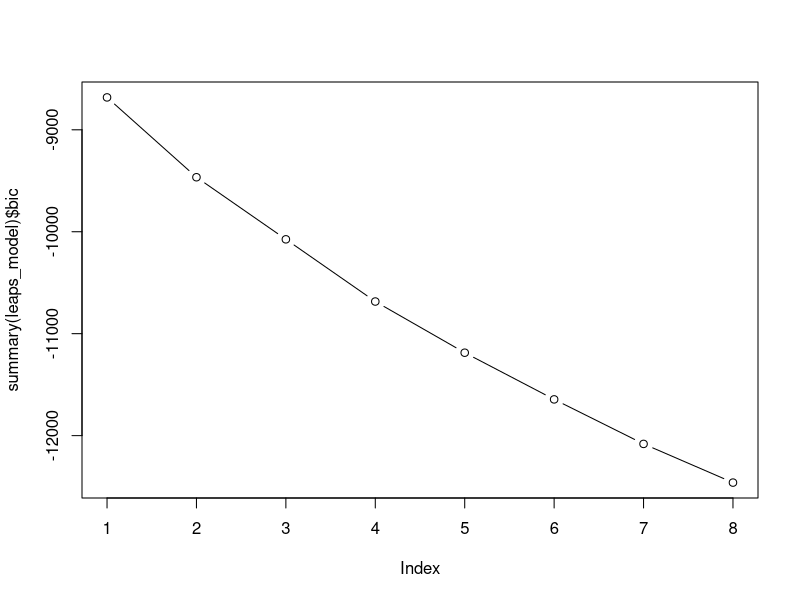
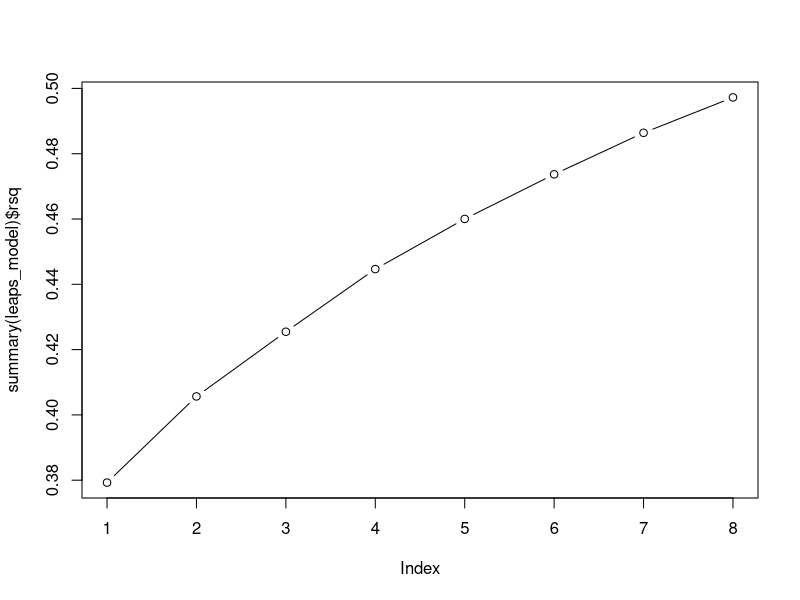
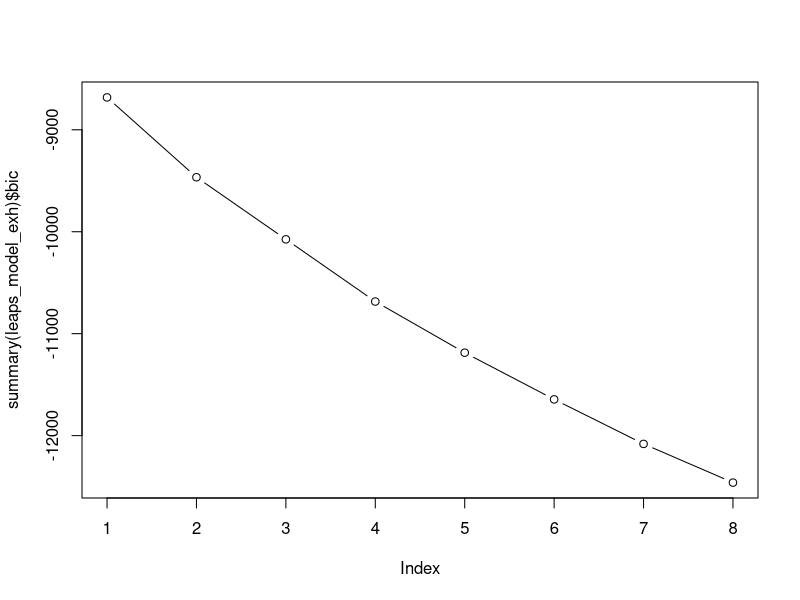
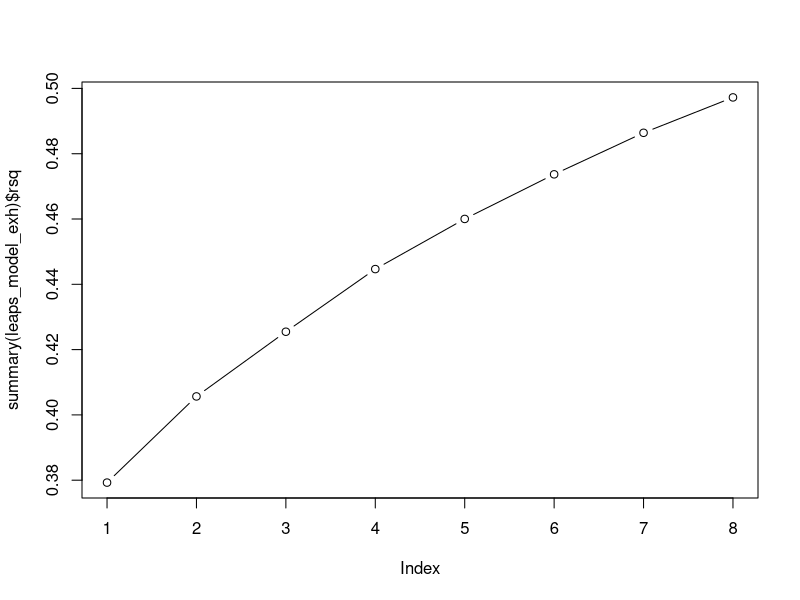

Write the R code that produced these figures, in order. (Note: this script raises an error after producing the figures.)
library(tidyverse)
library(modelr)
library(leaps)
library(ggfortify)

# Load Data
avocado <- read_csv("data/clean_avocado.csv") %>% 
  select(-is_weekday)

# check for redundant variables
alias(lm(average_price ~ ., data = avocado))
    # finding a dependency with is_weekday because it is broken so I have removed this above.

# find variables with leaps forward selection
leaps_model <- regsubsets(average_price ~ ., data = avocado, method = "forward")
# See what's in model
plot(summary(leaps_model)$bic, type = "b")
   # shows that model with 8 variables has the lowest bic
plot(summary(leaps_model)$rsq, type = "b")
   # shows that adding predictors has an impact on R squared up to 8 variables.
# See which variables are included at the level with 8 variables
summary(leaps_model)$which[8, ]
  # type, year, month, some regions
  # year and month are currently not useful indicators as they are set as numerics


# Find variables with leaps exhaustive selection
leaps_model_exh <- regsubsets(average_price ~ ., data = avocado, method = "exhaustive", nvmax = 8, really.big = TRUE)
# See what's in model
plot(summary(leaps_model_exh)$bic, type = "b")
   # shows that lowest BIC is around 8 variables
plot(summary(leaps_model_exh)$rsq, type = "b")
   # shows that adding predictors has an impact on R squared up to 8 variables
summary(leaps_model_exh)$which[8, ]
    # best model includes type, year, month and some regions

# Explore variables with ggally:ggpairs
avocado %>%
  ggpairs(columns = c("average_price", "type", "year", "month"))
  # month has some correlation, year has some correlation and type looks most significant

# Calculate correlation score for weekday
avocado %>% 
  summarise(cor(average_price, is_weekday))
    # none - decision to discount LD 

# Test Year, Region and Month
mod_type <-  lm(average_price ~ type, data = avocado)
mod_type_year <- lm(average_price ~ type + year, data = avocado)
mod_type_region <- lm(average_price ~ type + region, data = avocado)
mod_type_month <- lm(average_price ~ type + month, data = avocado)

# Year
summary(mod_type_year)
anova(mod_type, mod_type_year)
    # significant, R^2 of 0.388

# Region
summary(mod_type_region)
anova(mod_type, mod_type_region)
    # significant, R^2 of 0.55

# Month
summary(mod_type_month)
anova(mod_type, mod_type_month)
  # significant, R^2 of 0.40

best_model <- mod_type_region
summary(best_model)
autoplot(best_model)
  # Showing some deviation in th q-q, but good enough to trust p-score.

# Can't currently trust month or year due to formatting to leave model there for now.
